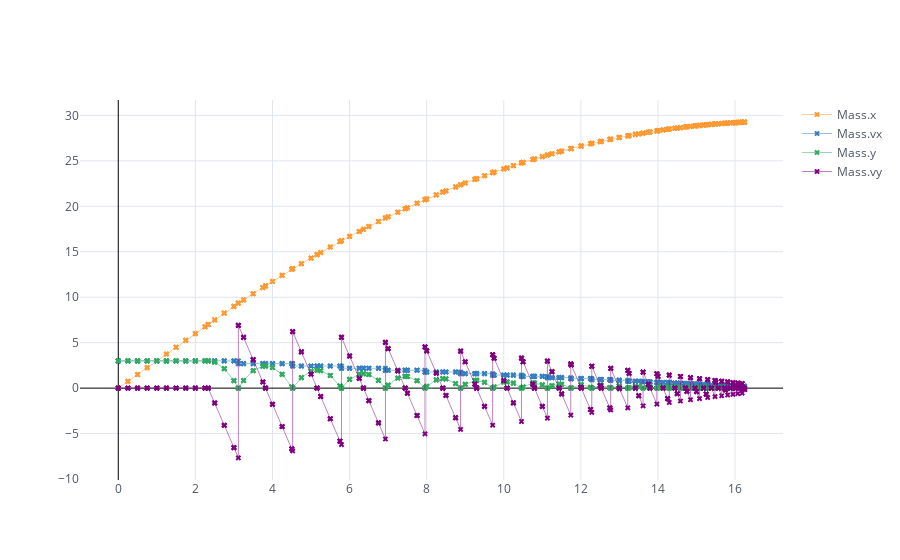

The notebook cell saved with this chart:
### Markdown cell above
### Smaller time steps 
By default, the simulator advances in as big steps as possible. 
However, this means that we lose out on tracking values inbetween.
To counteract this behaviour we can force CREST to advance in slower time steps.
The plot below shows the tracking after executing 65 time steps of size 0.25 each.

Note, how despite the chosen time step, we se that at transition times additional values are logged, as above.
These are the points where behaviour changes and CREST is forced to stabilize the system.

One beneficial feature is that the plot below displays the actual behaviour of `vy` much better.

### Code cell
mass2 = Mass(x0=0, vx0=3)
smallstep_sim = Simulator(mass2)
smallstep_sim.stabilise()
[smallstep_sim.advance(.25) for _ in range(65)]
smallstep_sim.traces.plot(traces=[mass2.x, mass2.vx, mass2.y, mass2.vy])

### Figure 1 — Plotly figure (JSON) as saved in the notebook; plotly's stock layout.template omitted (floating-point values rounded to 4 significant figures; data arrays with more than 128 entries replaced by an {"elided": "..."} marker saying what was removed)
{"data": [{"line": {"color": "rgba(255, 153, 51, 1.0)", "dash": "solid", "shape": "linear", "width": 0.5}, "marker": {"size": 5, "symbol": "x"}, "mode": "markers+lines", "name": "Mass.x", "text": "", "type": "scatter", "uid": "a90c08fd-bc19-405b-ba04-cb3344c2ef7d", "x": {"elided": "409 float values"}, "y": {"elided": "409 float values"}}, {"line": {"color": "rgba(55, 128, 191, 1.0)", "dash": "solid", "shape": "linear", "width": 0.5}, "marker": {"size": 5, "symbol": "x"}, "mode": "markers+lines", "name": "Mass.vx", "text": "", "type": "scatter", "uid": "7399b1a6-2743-4475-ac07-49a5351d500d", "x": {"elided": "409 float values"}, "y": {"elided": "409 float values"}}, {"line": {"color": "rgba(50, 171, 96, 1.0)", "dash": "solid", "shape": "linear", "width": 0.5}, "marker": {"size": 5, "symbol": "x"}, "mode": "markers+lines", "name": "Mass.y", "text": "", "type": "scatter", "uid": "7b0327c3-96a5-4eaf-b6bd-bb2d4a72b3e1", "x": {"elided": "409 float values"}, "y": {"elided": "409 float values"}}, {"line": {"color": "rgba(128, 0, 128, 1.0)", "dash": "solid", "shape": "linear", "width": 0.5}, "marker": {"size": 5, "symbol": "x"}, "mode": "markers+lines", "name": "Mass.vy", "text": "", "type": "scatter", "uid": "aaccf152-afee-493d-af01-3f4a36371596", "x": {"elided": "409 float values"}, "y": {"elided": "409 float values"}}], "layout": {"autosize": true, "legend": {"bgcolor": "#FFFFFF", "font": {"color": "#4D5663"}}, "paper_bgcolor": "#FFFFFF", "plot_bgcolor": "#FFFFFF", "title": {"font": {"color": "#4D5663"}}, "xaxis": {"autorange": true, "gridcolor": "#E1E5ED", "range": [-0.9402, 17.19], "showgrid": true, "tickfont": {"color": "#4D5663"}, "title": {"font": {"color": "#4D5663"}, "text": ""}, "type": "linear", "zerolinecolor": "black"}, "yaxis": {"autorange": true, "gridcolor": "#E1E5ED", "range": [-10.26, 31.85], "showgrid": true, "tickfont": {"color": "#4D5663"}, "title": {"font": {"color": "#4D5663"}, "text": ""}, "type": "linear", "zerolinecolor": "black"}}}
